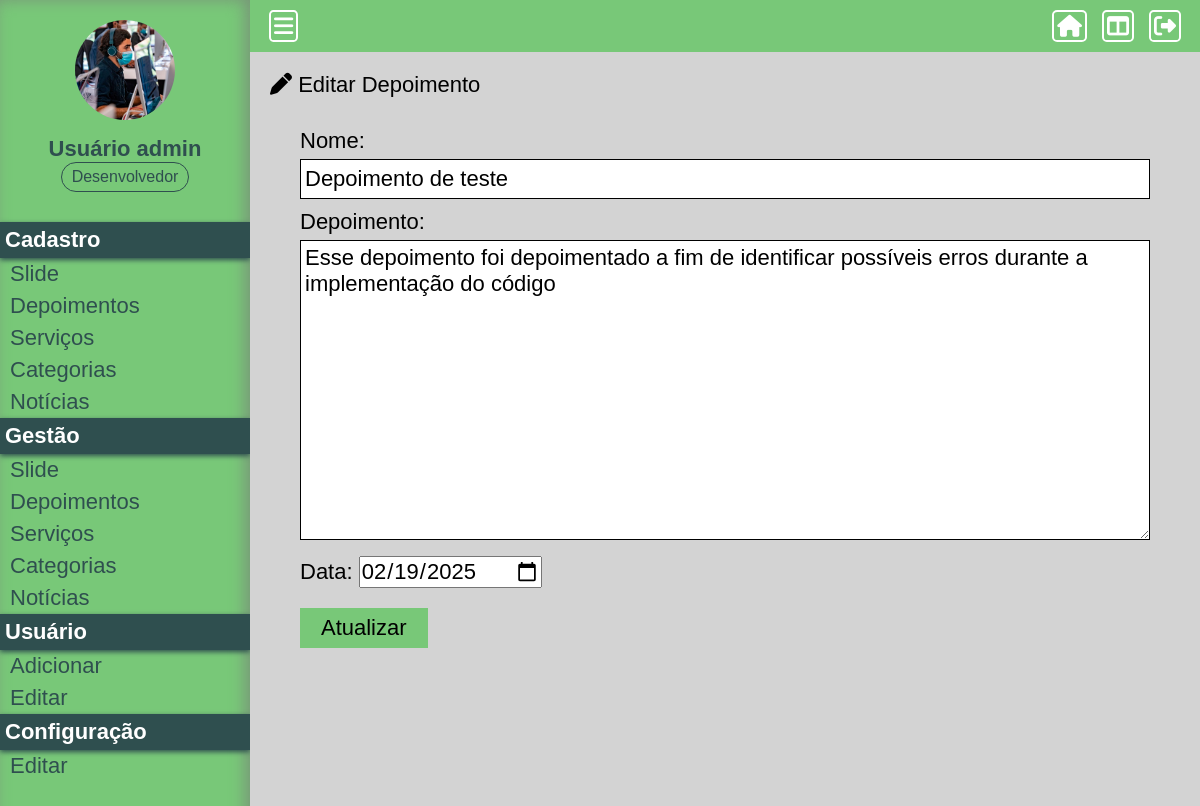
Screenshot of /Projeto01/painel/editar-depoimento?id=8 (signed in) with the database file from the repository.
### Projeto01/assets/classes/MySql.php (called while the page is built)
<?php
    class MySql {
        private static $pdo;
        public static function conectar() {
            if(self::$pdo == null) {
                try {
                    self::$pdo = new PDO('mysql:host='.HOST.';dbname='.DATABASE, USER, PASSWORD, array(PDO::MYSQL_ATTR_INIT_COMMAND => "SET NAMES utf8"));
                    self::$pdo -> setAttribute(PDO::ATTR_ERRMODE, PDO::ERRMODE_EXCEPTION);
                } catch(\Throwable $th) {
                    echo '<h4>Não foi possível realizar a conexão com o banco de dados</h4>';
                }
            }
            return self::$pdo;
        }
    }
?>

### Projeto01/painel/pages/editar-depoimento.php (the view, shortened to what this page needs)
<?php
    if(isset($_GET['id'])) {
        $id = (int) $_GET['id'];
        $depoimento = Painel::get(TABELA_DEPOIMENTOS, 'id = ?', array($id));
    }else {
        Painel::messageToUser('erro', 'ID não existe');
        die();
    }
?>
<div class="box-content">
	<h2><i class="fa-solid fa-pen"></i> Editar Depoimento</h2>
	<form method="post" enctype="multipart/form-data">
		<div class="form-group">
			<label for="nome">Nome: </label>
			<input type="text" name="nome" value="<?php echo $depoimento['nome'];?>">
		</div>
		<div class="form-group">
			<label for="depoimento">Depoimento: </label>
			<textarea name="depoimento"><?php echo $depoimento['depoimento'];?></textarea>
		</div>
		<div class="form-group">
			<label for="data">Data: </label>
			<input type="date" name="data" value="<?php echo $depoimento['data'];?>">
		</div>
		<div class="form-group">
			<input type="submit" name="acao" value="Atualizar">
		</div>
	</form>
</div>

### Projeto01/painel/css/style.css (style rules this page uses)
* { margin: 0; padding: 0; box-sizing: border-box; font-size: 22px; font-family: sans-serif; }
html, body { height: 100%; background-color: lightgrey; }
.box-content { padding: 20px; }
.box-content h2 { font-weight: 300; font: 22px; }
.box-content form { margin: 30px; }
.box-content .form-group { margin: 10px 0; }
.box-content form input[type="text"], .box-content form input[type="password"], .box-content form input[type="file"], select { margin-top: 5px; width: 100%; height: 40px; padding: 4px; border: 1px solid black; }
.box-content form textarea { margin-top: 5px; width: 100%; height: 40px; padding: 4px; border: 1px solid black; min-height: 300px; resize: vertical; }
.box-content form input[type="submit"] { width: 15%; height: 40px; margin-top: 10px; background-color: rgb(120, 200, 120); border: 2px solid rgb(120, 200, 120); cursor: pointer; }

### rows the page displays
tb_admin.depoimentos: nome "Depoimento de teste", depoimento "Esse depoimento foi depoimentado a fim de identificar possíveis erros durante a implementação do código", data "02/19/2025"

### other values shown
$_SESSION['nome'] "Usuário admin"
Painel::pegaCargo($_SESSION['cargo']) "Desenvolvedor"
